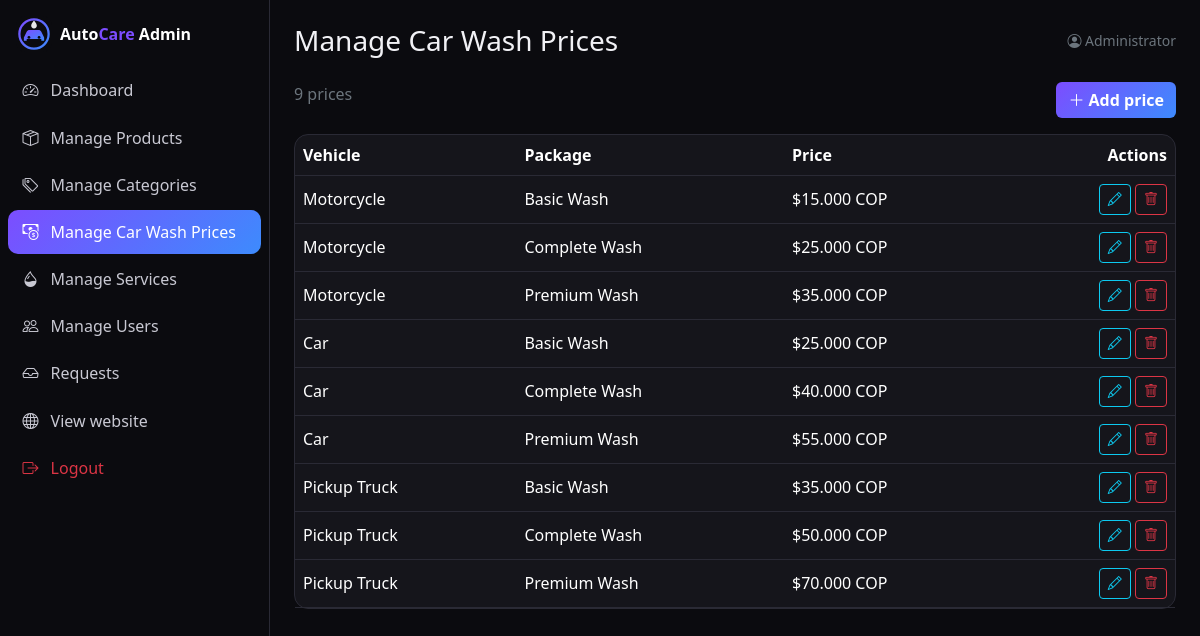
The page /admin/precios.php (signed in) on the database its author committed.
### tables this page shows
CREATE TABLE precios_lavado (
  id INT UNSIGNED AUTO_INCREMENT PRIMARY KEY,
  tipo_vehiculo ENUM('moto','carro','camioneta') NOT NULL,
  servicio_id INT UNSIGNED NOT NULL,
  precio DECIMAL(10,2) NOT NULL,
  UNIQUE KEY uq_vehiculo_servicio (tipo_vehiculo, servicio_id),
  CONSTRAINT fk_precio_serv FOREIGN KEY (servicio_id) REFERENCES servicios(id) ON DELETE CASCADE ON UPDATE CASCADE
);

CREATE TABLE servicios (
  id INT UNSIGNED AUTO_INCREMENT PRIMARY KEY,
  nombre VARCHAR(100) NOT NULL,
  descripcion TEXT NULL,
  activo TINYINT(1) NOT NULL DEFAULT 1
);

### config/conexion.php (called while the page is built, shortened)
<?php
function e($v) { return htmlspecialchars((string)$v, ENT_QUOTES, 'UTF-8'); }
function cop($n) { return '$' . number_format((float)$n, 0, ',', '.') . ' COP'; }

### admin/precios.php (the view, shortened to what this page needs)
<?php
require_once __DIR__ . '/../includes/verificar_sesion.php'; require_admin();
$lista = $pdo->query('SELECT pl.*, s.nombre AS servicio FROM precios_lavado pl JOIN servicios s ON s.id = pl.servicio_id ORDER BY FIELD(pl.tipo_vehiculo,"moto","carro","camioneta"), pl.precio')->fetchAll();
include __DIR__ . '/../includes/admin_header.php';
?>
<div class="d-flex justify-content-between mb-3"><span class="text-secondary"><?= count($lista) ?> prices</span>
  <button class="btn btn-accent btn-nuevo" data-bs-toggle="modal" data-bs-target="#modalCrud"><i class="bi bi-plus-lg"></i> Add price</button></div>
<div class="card"><div class="table-responsive"><table class="table table-hover align-middle mb-0">
  <thead><tr><th>Vehicle</th><th>Package</th><th>Price</th><th class="text-end">Actions</th></tr></thead><tbody>
  <?php foreach ($lista as $r): $json = ['id' => $r['id'], 'tipo_vehiculo' => $r['tipo_vehiculo'], 'servicio_id' => $r['servicio_id'], 'precio' => $r['precio']]; ?>
    <tr><td><?= e(VEHICULOS[$r['tipo_vehiculo']]) ?></td><td><?= e($r['servicio']) ?></td><td class="price"><?= cop($r['precio']) ?></td>
      <td class="text-end text-nowrap">
        <button class="btn btn-sm btn-outline-info btn-editar" data-bs-toggle="modal" data-bs-target="#modalCrud" data-json="<?= e(json_encode($json)) ?>"><i class="bi bi-pencil"></i></button>
        <form method="post" class="d-inline form-eliminar" data-msg="Delete this price?"><?= csrf_field() ?><input type="hidden" name="accion" value="eliminar"><input type="hidden" name="id" value="<?= (int)$r['id'] ?>">
          <button class="btn btn-sm btn-outline-danger"><i class="bi bi-trash"></i></button></form></td></tr>
  <?php endforeach; ?></tbody></table></div></div>
<?php include __DIR__ . '/../includes/admin_footer.php'; ?>

### assets/css/estilos.css (style rules this page uses)
:root { --bg:#0b0b0f;--surface:#15151b;--surface2:#1d1d26;--line:#2a2a35;--accent:#7c4dff;--accent2:#3d8bfd }
[data-bs-theme=dark] { --bs-body-bg:var(--bg);--bs-body-color:#f1f1f5;--bs-border-color:var(--line) }
body { background:var(--bg);font-family:'Segoe UI',system-ui,-apple-system,sans-serif }
.price { color:#b9a2ff }
.btn-accent { background:linear-gradient(135deg,var(--accent),var(--accent2));border:0;color:#fff;font-weight:600 }
.card { background:var(--surface);border:1px solid var(--line);border-radius:14px }

### assets/css/admin.css (style rules this page uses)
body.admin { background:#0b0b0f }
.table { --bs-table-bg:transparent }

### rows shown on the page
precios_lavado: tipo_vehiculo "Motorcycle", servicio.nombre "Basic Wash", precio "$15.000 COP"
precios_lavado: tipo_vehiculo "Motorcycle", servicio.nombre "Complete Wash", precio "$25.000 COP"
precios_lavado: tipo_vehiculo "Motorcycle", servicio.nombre "Premium Wash", precio "$35.000 COP"
precios_lavado: tipo_vehiculo "Car", servicio.nombre "Basic Wash", precio "$25.000 COP"
precios_lavado: tipo_vehiculo "Car", servicio.nombre "Complete Wash", precio "$40.000 COP"
precios_lavado: tipo_vehiculo "Car", servicio.nombre "Premium Wash", precio "$55.000 COP"
precios_lavado: tipo_vehiculo "Pickup Truck", servicio.nombre "Basic Wash", precio "$35.000 COP"
precios_lavado: tipo_vehiculo "Pickup Truck", servicio.nombre "Complete Wash", precio "$50.000 COP"
precios_lavado: tipo_vehiculo "Pickup Truck", servicio.nombre "Premium Wash", precio "$70.000 COP"

### other values the page prints
$label "Dashboard"
$label "Manage Products"
$label "Manage Categories"
$label "Manage Car Wash Prices"
$label "Manage Services"
$label "Manage Users"
$label "Requests"
$adminTitle "Manage Car Wash Prices"
$_SESSION['user']['nombre'] "Administrator"
count($lista) "9"
